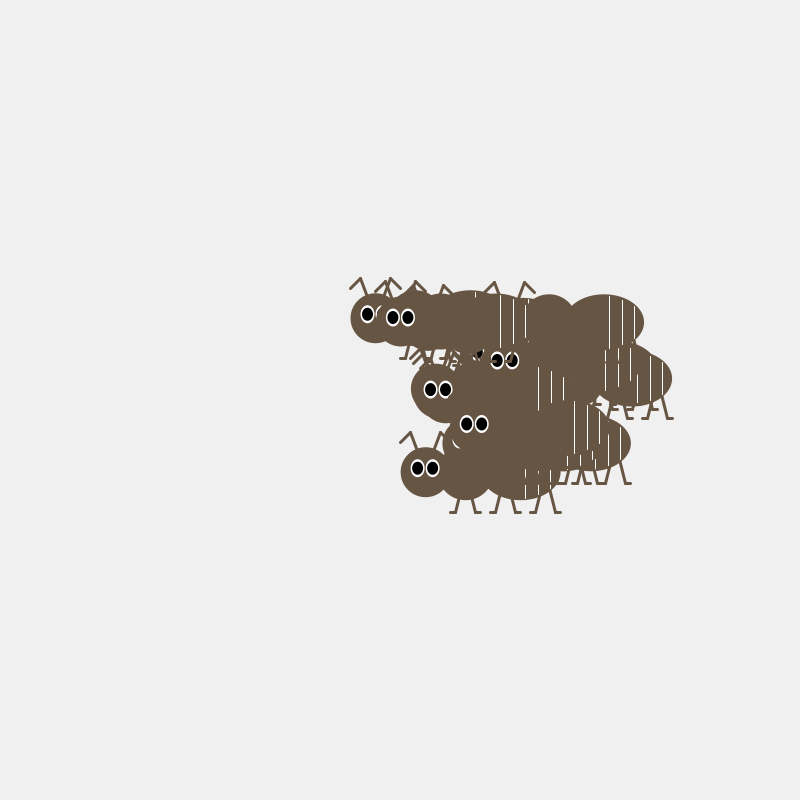
Frame 1 (no input)
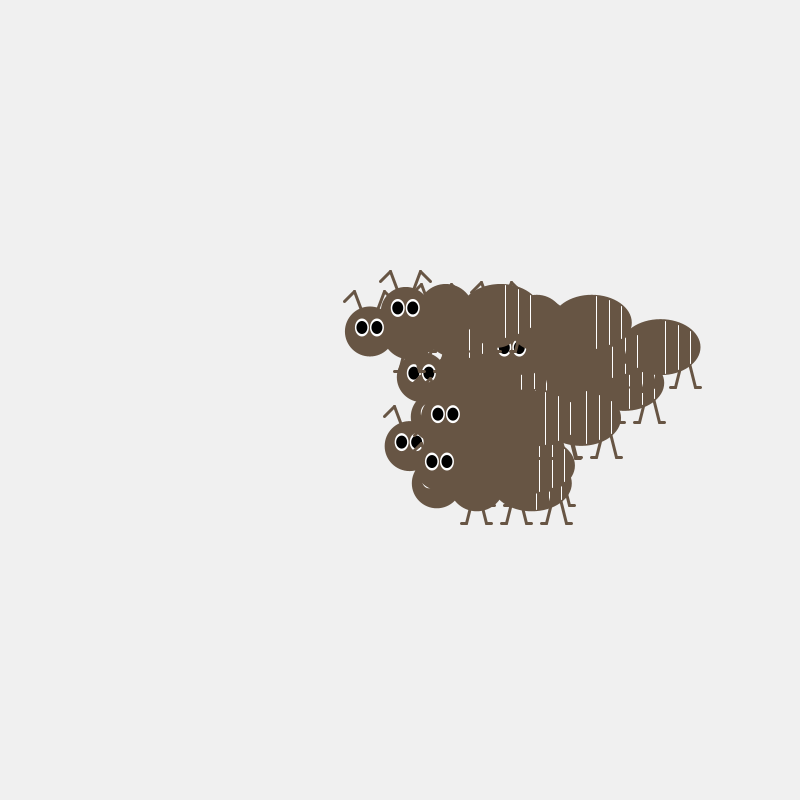
Frame 60 (the mouse pressed at the canvas centre just before this capture)
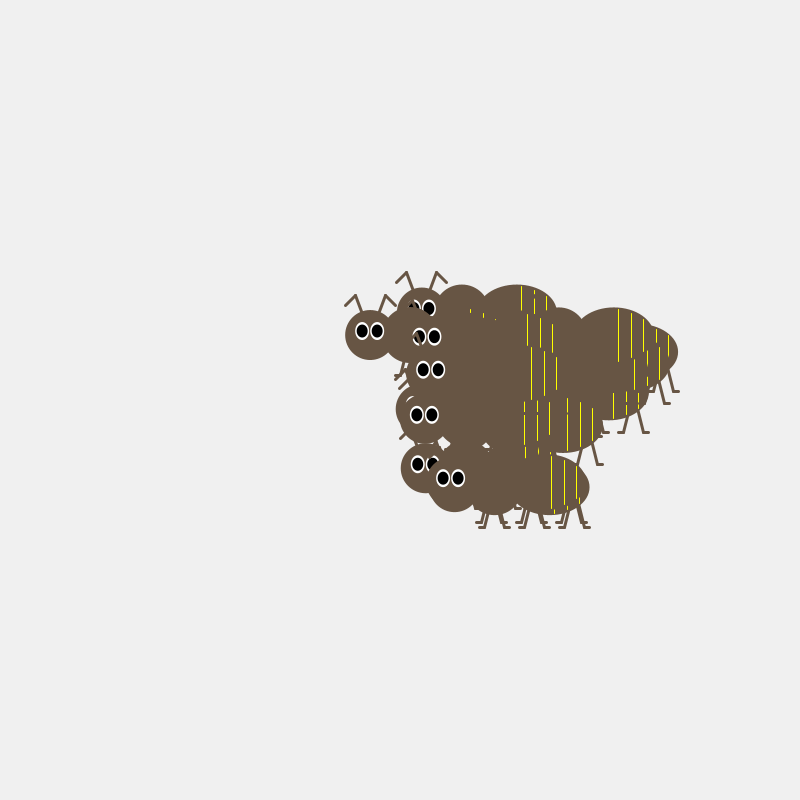
Frame 120 (the mouse held since frame 60 and released just before this capture)

The Processing sketch that drew these frames (run headless with seeded random() and noise(); from frame 60 on, the mouse is pressed at the canvas centre):

// Processing sketch: processing_146251
// ── processing_146251.pde

int numAnt = 15;
int colorantenas = 255;

float[] posicionsX = new float[numAnt];
float[] posicionsY = new float[numAnt];
float[] velocitatsX = new float[numAnt];
float[] velocitatsY = new float[numAnt];


void setup(){
  size(800,800);
  
  for(int i = 0; i<numAnt; i++){
    posicionsX[i] = random(width/2-90, width/2+90);
    posicionsY[i] = random(height/2-90, height/2+90);
    velocitatsX[i] = random(1,8);
    velocitatsY[i] = random(1,8);

  }
}

void draw(){
  background(240);

  for(int i = 0; i<numAnt; i++){
    
    posicionsX[i] += random(-4,4);
    posicionsY[i] += random(-4,4);

    if((posicionsX[i]<0)||(posicionsX[i]>width)){
      velocitatsX[i] = -velocitatsX[i];
    } 
 
    if((posicionsY[i]<0)||(posicionsY[i]>height)){
      velocitatsY[i] = -velocitatsY[i];
    } 
  

   dibuixarAnt(posicionsX[i],posicionsY[i]);
  }
}
void dibuixarAnt (float _x, float _y)
  
  {
 
    noStroke();
    fill (103, 85, 68);
    ellipse(_x+60, _y, 50, 50);
    ellipse(_x+100, _y, 56, 56);
    ellipse(_x+155, _y, 80, 56);

    stroke (103, 85, 68);
    strokeWeight (3);
    line (_x+60, _y, _x+45, _y-40);
    line (_x+45, _y-40, _x+35, _y-30);
    line (_x+60, _y, _x+75, _y-40);
    line (_x+75, _y-40, _x+85, _y-30);
    
    noStroke ();
    fill (255);
    ellipse(_x+52, _y-4, 14, 18);
    ellipse(_x+67, _y-4, 14, 18);
    fill (0);
    ellipse(_x+52, _y-4, 11, 13);
    ellipse(_x+67, _y-4, 11, 13);
 
    stroke (103, 85, 68);
    strokeWeight (3);
    line (_x+100, _y, _x+90, _y+40);
    line (_x+100, _y, _x+110, _y+40);
    line (_x+90, _y+40, _x+85, _y+40);
    line (_x+110, _y+40, _x+115, _y+40);
    
    line (_x+140, _y, _x+130, _y+40);
    line (_x+140, _y, _x+150, _y+40);
    line (_x+130, _y+40, _x+125, _y+40);
    line (_x+150, _y+40, _x+155, _y+40);
    
    line (_x+180, _y, _x+170, _y+40);
    line (_x+180, _y, _x+190, _y+40);
    line (_x+170, _y+40, _x+165, _y+40);
    line (_x+190, _y+40, _x+195, _y+40);
    
    stroke (colorantenas);
    strokeWeight (1);
    line (_x+160, _y+26, _x+160, _y-26);
    line (_x+173, _y+22, _x+173, _y-22);
    line (_x+185, _y+16, _x+185, _y-16);
    
  }

  void mousePressed()
  
  {
    colorantenas = color (mouseX, mouseY, 0);
  }
